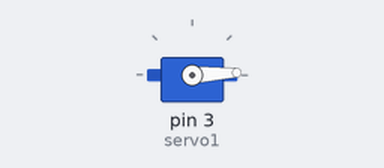
A sketch run on a simulated Arduino Uno, built with avr-gcc and run on an emulated ATmega328P. Shown: servo.

Above: at 0.05 s.
At 1.0 s:
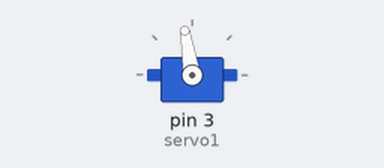
At 2.0 s:
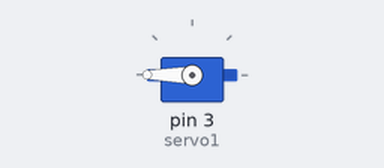
At 4.0 s:
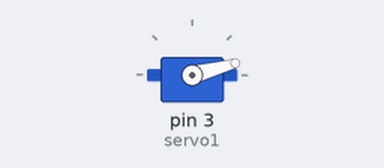
Timing chart, 0 to 6.0 s (numbered marks = the images above):
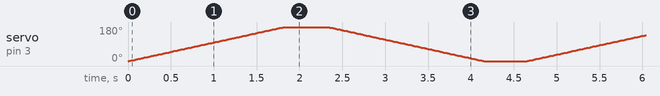

The sketch:

Servo_Motor.ino
```cpp
#include<Servo.h>

Servo servo1; //Object of servomotor

int i = 0;

void setup(){
  servo1.attach(3);
}

void loop(){
  for(i = 0; i <= 180; i++){
    servo1.write(i);
    delay(10);
  }
  delay(500);
  for(i = 180; i >= 0; i--) {
    servo1.write(i);
    delay(10);
  }
  delay(500);
}
```
